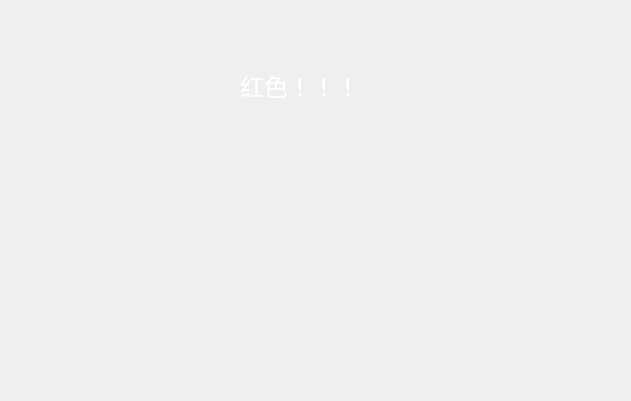
<?xml version="1.0" encoding="UTF-8"?>
<ui version="4.0">
 <class>Form_ZJ2</class>
 <widget class="QWidget" name="Form_ZJ2">
  <property name="geometry">
   <rect>
    <x>0</x>
    <y>0</y>
    <width>631</width>
    <height>401</height>
   </rect>
  </property>
  <property name="windowTitle">
   <string>Form</string>
  </property>
  <widget class="QLabel" name="label">
   <property name="geometry">
    <rect>
     <x>240</x>
     <y>70</y>
     <width>131</width>
     <height>31</height>
    </rect>
   </property>
   <property name="font">
    <font>
     <family>文泉驿微米黑</family>
     <pointsize>18</pointsize>
    </font>
   </property>
   <property name="styleSheet">
    <string notr="true">color: rgb(255, 255, 255);</string>
   </property>
   <property name="text">
    <string>红色！！！</string>
   </property>
  </widget>
 </widget>
 <resources/>
 <connections/>
</ui>
